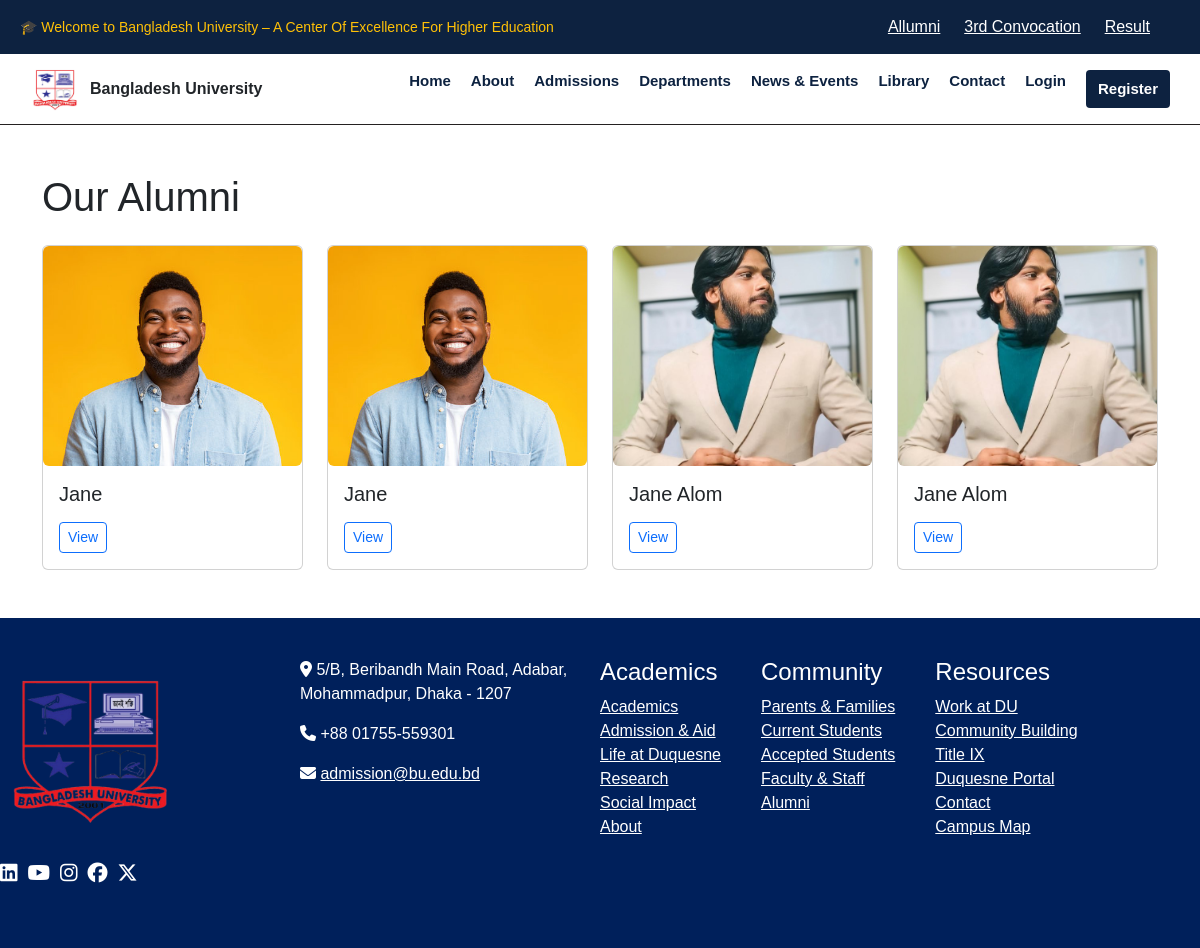
Page /alumni.php on the committed database.
### tables this page shows
CREATE TABLE `alumni` (
  `alumni_id` int(11) NOT NULL,
  `user_id` int(11) DEFAULT NULL,
  `full_name` varchar(150) NOT NULL,
  `batch` varchar(50) NOT NULL,
  `current_position` varchar(150) DEFAULT NULL,
  `achievements` text DEFAULT NULL,
  `department` varchar(120) DEFAULT NULL,
  `grad_year` year(4) DEFAULT NULL,
  `bio` text DEFAULT NULL,
  `image_path` varchar(255) DEFAULT NULL,
  `created_at` timestamp NOT NULL DEFAULT current_timestamp()
);

### alumni.php (the view, shortened to what this page needs)
<?php
require_once __DIR__ . "/app/config/db.php";
$alumni = $DB_con->query("SELECT alumni_id, full_name, department, grad_year, bio, image_path FROM alumni ORDER BY grad_year DESC, full_name ASC")->fetchAll(PDO::FETCH_ASSOC);
?>
<!doctype html>
<html>
<head>
  <link href="https://cdn.jsdelivr.net/npm/bootstrap@5.3.0/dist/css/bootstrap.min.css" rel="stylesheet">
</head>
<body>
<?php require_once __DIR__ . "/includes/header.php"; ?>
<div class="container py-5">
  <h1 class="mb-4">Our Alumni</h1>
  <div class="row g-4">
    <?php foreach($alumni as $a): ?>
      <div class="col-sm-6 col-md-4 col-lg-3">
        <div class="card alumni-card">
          <?php if ($a['image_path']): ?>
            <img src="<?php echo htmlspecialchars($a['image_path']); ?>" alt="<?= htmlspecialchars($a['full_name']) ?>">
          <?php else: ?>
            <img src="https://via.placeholder.com/400x220?text=No+Image" alt="No image">
          <?php endif; ?>
          <div class="card-body">
            <h5 class="card-title"><?= htmlspecialchars($a['full_name']) ?></h5>
            <button class="btn btn-outline-primary btn-sm" data-bs-toggle="modal" data-bs-target="#alumniModal<?= $a['alumni_id'] ?>">View</button>
          </div>
        </div>
      </div>
    <?php endforeach; ?>
  </div>
</div>
</body>
</html>
<?php require_once __DIR__ . "/includes/footer.php"; ?>

### includes/header.php (shortened to what this page needs)
<?php
$dashboard_link = "";
?>
<!DOCTYPE html>
<html lang="en">
<head>
  <link href="https://cdn.jsdelivr.net/npm/bootstrap@5.3.0/dist/css/bootstrap.min.css" rel="stylesheet">
</head>
<body>
  <div class="top-bar">
    <div>
      <marquee class="marquee" behavior="scroll" direction="left" scrollamount="6">
        🎓 Welcome to Bangladesh University – A Center Of Excellence For Higher Education
      </marquee>
    </div>
    <div class="top-bar-nav">
      <nav>
        <a href="alumni.php">Allumni</a>
        <a href="convocation.php">3rd Convocation</a>
        <a href="#">Result</a>
      </nav>
    </div>
  </div>
  <div class="navbar">
    <div class="logo">
      <img src="assets/images/BU.jpg" alt="Logo">
      <span><strong>Bangladesh University</strong></span>
    </div>
    <div class="menu">
      <a href="/university_ms/index.php">Home</a>
      <a href="about.php">About</a>
      <a href="admission.php">Admissions</a>
      <a href="departments.php">Departments</a>
      <a href="news_events.php">News & Events</a>
      <a href="#">Library</a>
      <a href="contact-us.php">Contact</a>
      <?php if ($dashboard_link): ?>
        <a href="<?php echo $dashboard_link; ?>">Dashboard</a>
        <a href="/university_ms/logout.php">Logout</a>
      <?php else: ?>
        <a href="#" data-bs-toggle="modal" data-bs-target="#loginModal">Login</a>
        <a href="/university_ms/register.php" class="highlight">Register</a>
      <?php endif; ?>
    </div>
  </div>

### includes/footer.php (shortened to what this page needs)
<footer style="background-color:#00205B; color:white; padding:40px 0; font-family:sans-serif;">
    <div style="display:flex; flex-wrap:wrap; justify-content:space-around; max-width:1200px; margin:auto;">
        <div style="flex:1; min-width:250px; margin-bottom:20px;">
            <img src="assets/images/BU-bg.png" alt="Bangladesh University Logo" style="width:180px; margin-bottom:20px;">
            <div style="font-size:20px; display:flex; gap:10px;">
                <a href="#" style="color:white;"><i class="fab fa-linkedin"></i></a>
                <a href="#" style="color:white;"><i class="fab fa-youtube"></i></a>
                <a href="#" style="color:white;"><i class="fab fa-instagram"></i></a>
                <a href="#" style="color:white;"><i class="fab fa-facebook"></i></a>
                <a href="#" style="color:white;"><i class="fab fa-x-twitter"></i></a>
            </div>
        </div>
        <div style="flex:1; min-width:250px; margin-bottom:20px;">
            <p><i class="fas fa-map-marker-alt"></i> 5/B, Beribandh Main Road, Adabar,<br> Mohammadpur, Dhaka - 1207</p>
            <p><i class="fas fa-phone"></i> +88 01755-559301</p>
            <p><i class="fas fa-envelope"></i> <a href="mailto:admissions@duq.edu" style="color:white;">admission@bu.edu.bd</a></p>
        </div>
        <div style="flex:2; display:flex; flex-wrap:wrap; gap:40px; min-width:300px;">
            <div>
                <h4>Academics</h4>
                <ul style="list-style:none; padding:0;">
                    <li><a href="#" style="color:white;">Academics</a></li>
                    <li><a href="#" style="color:white;">Admission & Aid</a></li>
                    <li><a href="#" style="color:white;">Life at Duquesne</a></li>
                    <li><a href="#" style="color:white;">Research</a></li>
                    <li><a href="#" style="color:white;">Social Impact</a></li>
                    <li><a href="#" style="color:white;">About</a></li>
                </ul>
            </div>
            <div>
                <h4>Community</h4>
                <ul style="list-style:none; padding:0;">
                    <li><a href="#" style="color:white;">Parents & Families</a></li>
                    <li><a href="#" style="color:white;">Current Students</a></li>
                    <li><a href="#" style="color:white;">Accepted Students</a></li>
                    <li><a href="#" style="color:white;">Faculty & Staff</a></li>
                    <li><a href="#" style="color:white;">Alumni</a></li>
                </ul>
            </div>
            <div>
                <h4>Resources</h4>
                <ul style="list-style:none; padding:0;">
                    <li><a href="#" style="color:white;">Work at DU</a></li>
                    <li><a href="#" style="color:white;">Community Building</a></li>
                    <li><a href="#" style="color:white;">Title IX</a></li>
                    <li><a href="#" style="color:white;">Duquesne Portal</a></li>
                    <li><a href="#" style="color:white;">Contact</a></li>
                    <li><a href="#" style="color:white;">Campus Map</a></li>
                </ul>
            </div>
        </div>
    </div>
</footer>

### alumni.php (style rules this page uses)
.alumni-card img { width:100%; height:220px; object-fit:cover; border-radius:6px; }

### includes/header.php (style rules this page uses)
body { margin: 0; font-family: Arial, sans-serif; }
.top-bar { background: #0d2240; color: #ffc107; padding: 5px 20px; font-size: 14px; text-align: center; display: flex; align-items: center; justify-content: space-between; }
.top-bar-nav { color: #fff; padding: 10px 20px; }
.top-bar-nav a { color: #fff; font-size: medium; padding: 10px; }
.navbar { display: flex; align-items: center; justify-content: space-between; background: #fff; padding: 10px 20px; border-bottom: 1px solid #242121ff; }
.navbar .logo { display: flex; align-items: center; }
.navbar .logo img { height: 50px; margin-right: 10px; margin-left: 10px; }
.navbar .menu { display: flex; gap: 20px; margin-right: 10px; }
.navbar .menu a { text-decoration: none; color: #0d2240; font-weight: bold; font-size: 15px; }
.navbar .menu .highlight { background: #0d2240; color: #fff; padding: 8px 12px; border-radius: 4px; }

### rows in the picture
alumni: image_path (picture), full_name "Jane"
alumni: image_path (picture), full_name "Jane"
alumni: image_path (picture), full_name "Jane Alom"
alumni: image_path (picture), full_name "Jane Alom"
